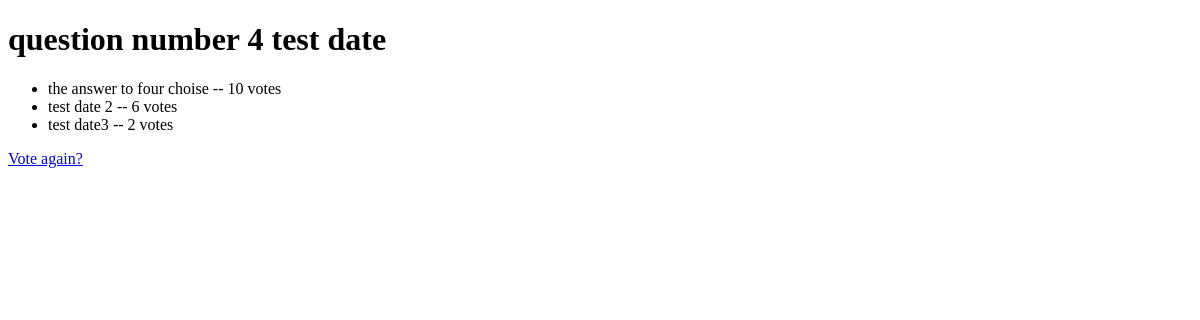
/polls/5/results/, run on an earlier commit of the app's database.
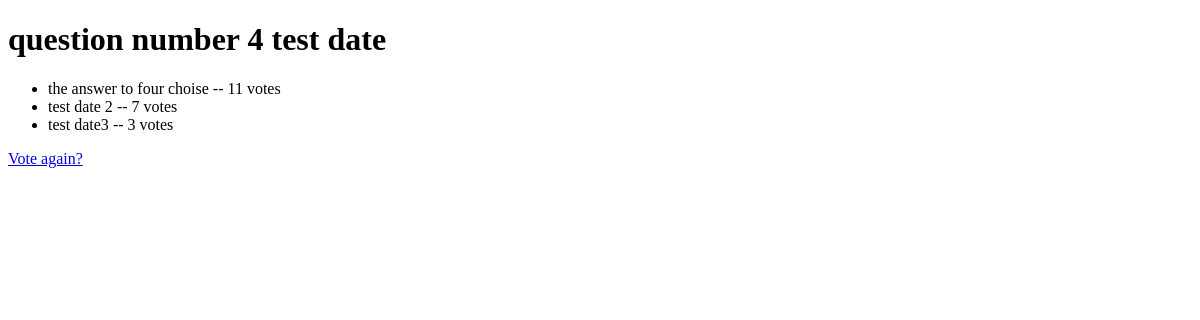
And on a later commit of the database.
### polls/models.py (models this page shows, shortened)
class Choice(models.Model):
    question = models.ForeignKey(Question, on_delete=models.CASCADE)
    choice_text = models.CharField(max_length=200)
    votes = models.IntegerField(default=0)

### polls/views.py (the view)
# urls.py: url(r'^(?P<pk>[0-9]+)/results/$', views.ResultsView.as_view(), name='results'),
class ResultsView(generic.DeleteView):
    model = Question
    template_name =  'polls/results.html'

### polls/templates/polls/results.html (shortened to what this page needs)
<!DOCTYPE html>
<html lang="en">
<head>
</head>
<body>
<h1>{{ question.question_text }}</h1>
<ul>
    {% for choice in question.choice_set.all %}
        <li>{{ choice.choice_text }} -- {{ choice.votes }} vote{{ choice.votes|pluralize }}</li>
    {% endfor %}
</ul>
<a href="{% url 'polls:detail' question.id%}"> Vote again? </a>
</body>
</html>

What changed in the data, as far as the page shows it:
changed Choice "the answer to four choise": votes "10" → "11"
changed Choice "test date 2": votes "6" → "7"
changed Choice "test date3": votes "2" → "3"
